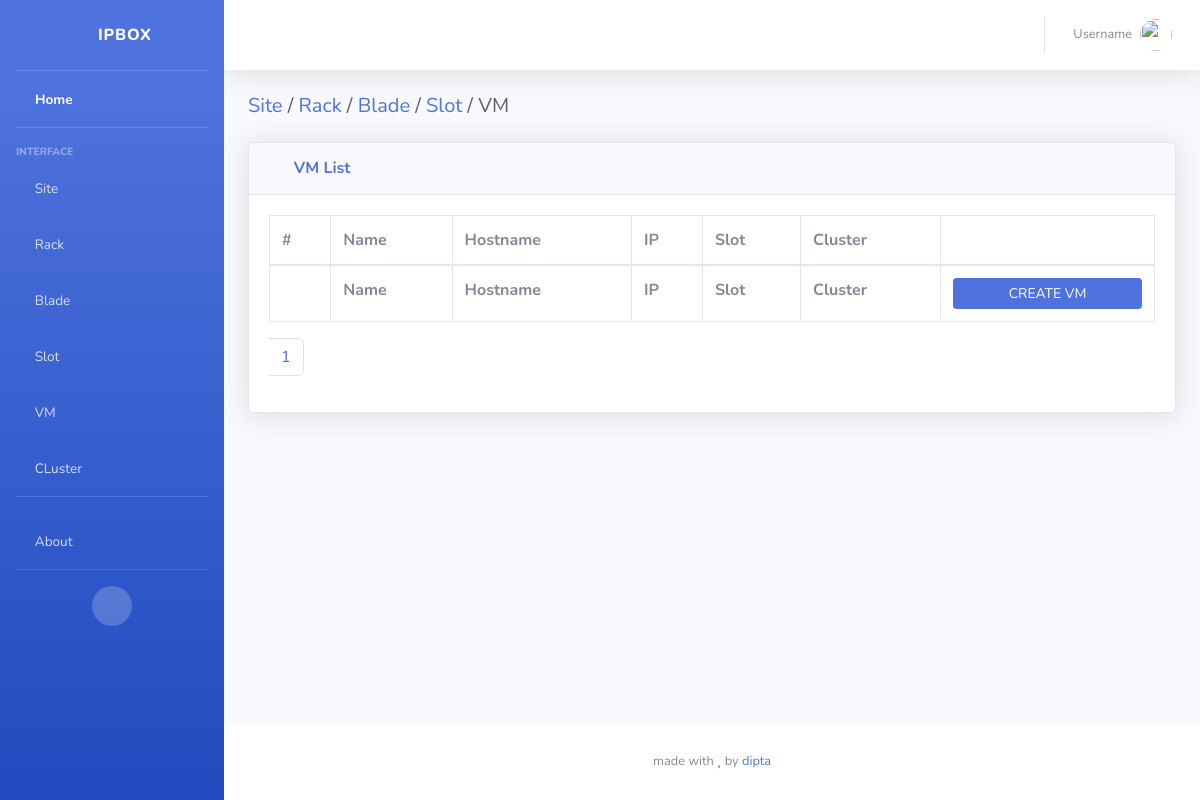
Page /vms/ on the earlier database version.
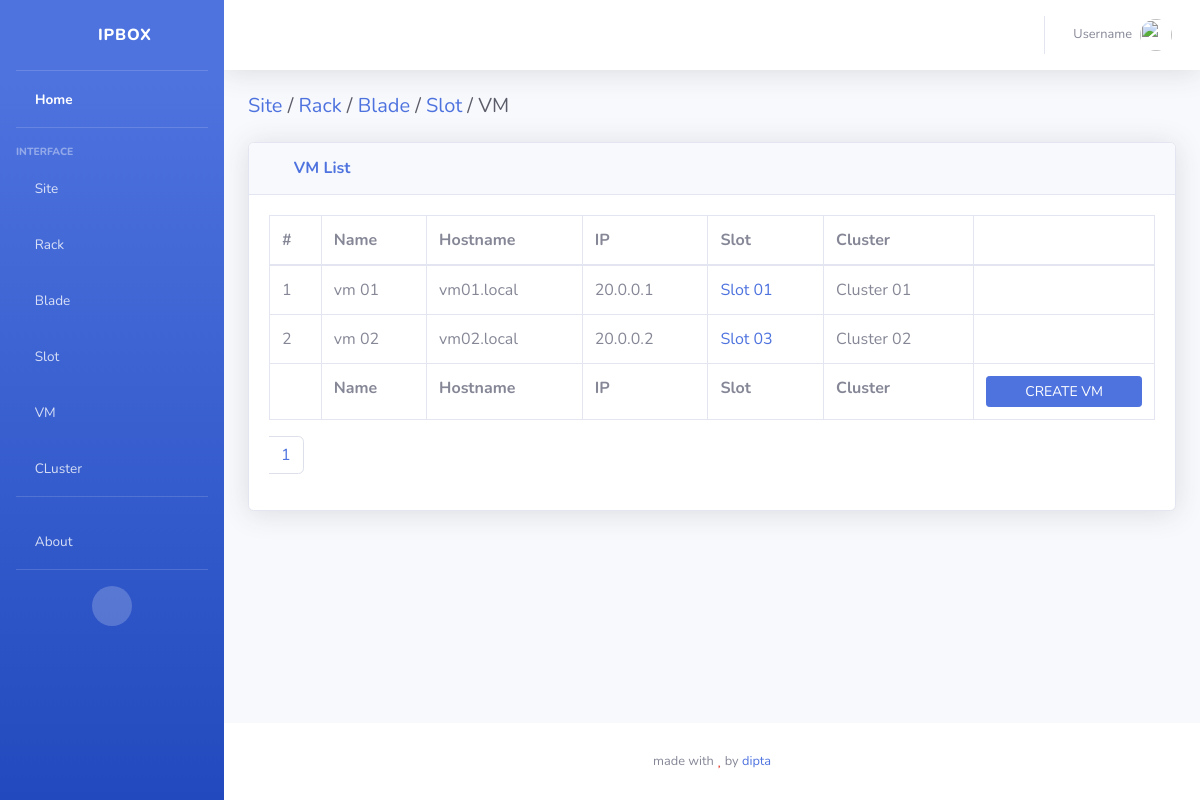
Same page on the later database version.
### vmapp/models.py (models this page shows, shortened)
class VM(models.Model):
  name      = models.CharField(max_length=128)
  hostname  = models.CharField(max_length=128)
  ip        = models.GenericIPAddressField()
  slot      = models.ForeignKey(Slot, related_name="vmslots", on_delete=models.CASCADE)
  cluster   = models.ForeignKey(Cluster, related_name='vmclusters', on_delete=models.CASCADE, blank=True, null=True)
  class Meta:
    verbose_name_plural = "VMs"

### slotapp/models.py (models this page shows, shortened)
class Slot(models.Model):
  name    = models.CharField(max_length=128)
  ip      = models.GenericIPAddressField()
  blade   = models.ForeignKey(Blade, related_name="slots", on_delete=models.CASCADE)
  class Meta:
    verbose_name_plural = "Slots"

### clusterapp/models.py (models this page shows, shortened)
class Cluster(models.Model):
  name        = models.CharField(max_length=128)
  ip          = models.GenericIPAddressField()
  lb_ip       = models.GenericIPAddressField()
  bootstrap   = models.GenericIPAddressField()
  class Meta:
    verbose_name_plural = "Clusters"

### vmapp/views.py (the view)
# urls.py: path('', views.vmList, name="vms"),
def vmList(request):
  dataPerPage = 5
  pageNum = request.GET.get('page', 1)
  vms = VM.objects.all()
  p = Paginator(vms, dataPerPage)
  page_obj = p.page(pageNum)
  context = {
    'page_obj': page_obj,
  }
  return render(request, 'vmapp/vms.html', context)

### vmapp/templates/vmapp/vms.html
{% extends 'sbadmin/base.html' %}{% load static %} {% block content %}
<div class="d-sm-flex align-items-center justify-content-between mb-4">
  <h1 class="h5 mb-0 text-gray-800">
    <a href="{% url 'siteapp:sites' %}">Site<a/> /
    <a href="{% url 'rackapp:racks' %}">Rack<a/> /
    <a href="{% url 'bladeapp:blades' %}">Blade<a/> /
    <a href="{% url 'slotapp:slots' %}">Slot<a/> / VM
  </h1>
</div>
<div class="card shadow mb-4">
  <div class="card-header py-3">
    <h6 class="m-0 font-weight-bold text-primary"><i class="fas fa-table mr-2"></i> VM List</h6>
  </div>
  <div class="card-body">
    <div class="table-responsive">
      <table
        class="table table-bordered"
        id="dataTable"
        width="100%"
        cellspacing="0"
      >
        <thead>
          <tr>
            <th>#</th>
            <th>Name</th>
            <th>Hostname</th>
            <th>IP</th>
            <th>Slot</th>
            <th>Cluster</th>
            <th></th>
          </tr>
        </thead>
        <tfoot>
          <tr>
            <th></th>
            <th>Name</th>
            <th>Hostname</th>
            <th>IP</th>
            <th>Slot</th>
            <th>Cluster</th>
            <th>
              <a href="{% url 'vmapp:vm_create' %}"
                class="btn btn-primary btn-sm btn-block">CREATE VM</a>
            </th>
          </tr>
        </tfoot>
        <tbody>
          {% for vm in page_obj %}
          <tr>
            <td>{{ forloop.counter }}</td>
            <td>{{ vm.name }}</td>
            <td>{{ vm.hostname }}</td>
            <td>{{ vm.ip }}</td>
            <td>
              <a href="#"
                class="text-primary">
                {{ vm.slot.name }}
              </a>
            </td>
            <td>{{ vm.cluster.name }}</td>
            <td class="text-center">
              <a href="{% url 'vmapp:vm_update' vm.id %}"
                class="text-info mr-4" title="edit">
                <i class="fas fa-edit"></i>
              </a>
              <a href="#" class="text-danger ml-4" title="delete">
                <i class="fas fa-trash-alt"></i>
              </a>
            </td>
          </tr>
          {% endfor %}
        </tbody>
      </table>
      {% include 'core/pagination.html' %}
    </div>
  </div>
</div>
{% endblock content %}

Differences in the rows shown:
added VM: name "vm 01", hostname "vm01.local", ip "20.0.0.1", slot.name "Slot 01", cluster.name "Cluster 01"
added VM: name "vm 02", hostname "vm02.local", ip "20.0.0.2", slot.name "Slot 03", cluster.name "Cluster 02"
